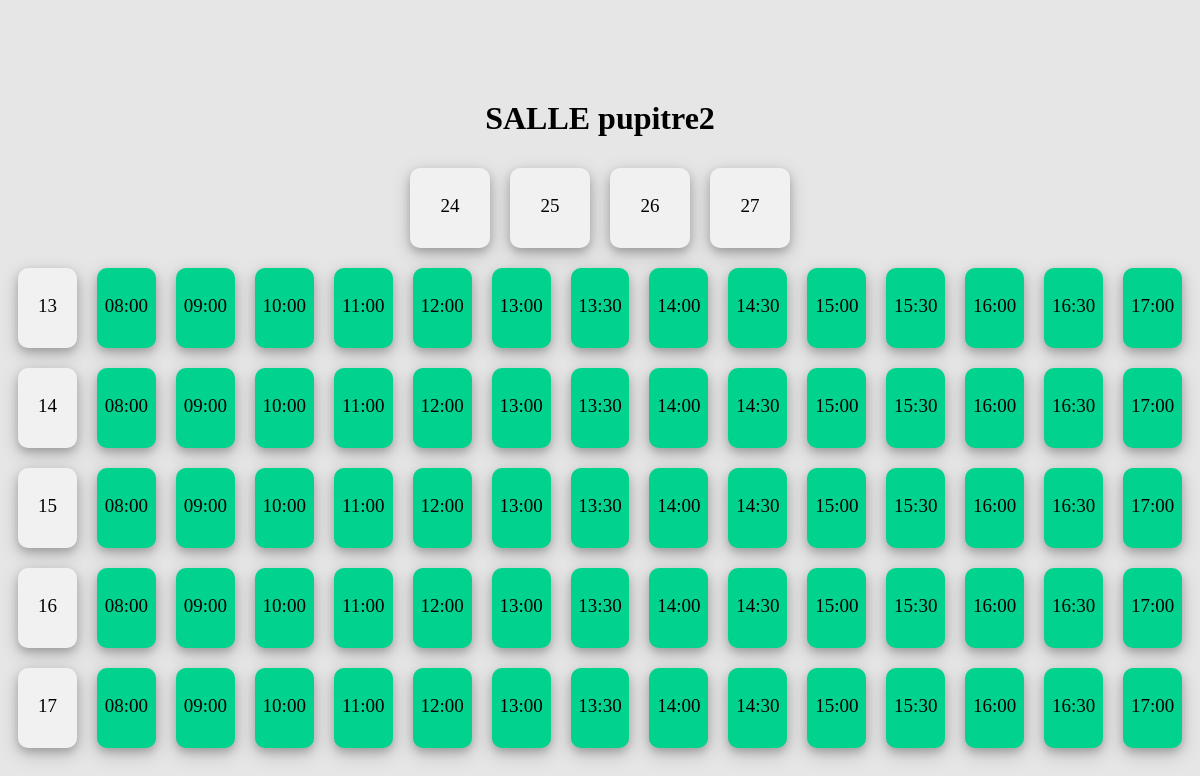
/salle.php?nomsalle=pupitre2&semaine=24, run on the app's committed database.
### tables this page shows
CREATE TABLE IF NOT EXISTS `semaines` (
  `IdSemaine` int(11) NOT NULL AUTO_INCREMENT,
  `NumSemaine` int(2) NOT NULL,
  `Du` date DEFAULT NULL,
  `Au` date DEFAULT NULL,
  PRIMARY KEY (`IdSemaine`)
);

CREATE TABLE IF NOT EXISTS `heures` (
  `LigneHeure` int(11) NOT NULL AUTO_INCREMENT,
  `De` varchar(5) NOT NULL,
  `A` varchar(5) NOT NULL,
  `Ordre` int(11) NOT NULL,
  `Background` varchar(255) DEFAULT '#B3F5BE',
  `etat` varchar(255) DEFAULT 'libre',
  PRIMARY KEY (`LigneHeure`)
);

### salle.php (the view, shortened to what this page needs)
<?php
try
{
    $bdd = new PDO('mysql:host=localhost;dbname=pupiv', 'root','', array(
		PDO::MYSQL_ATTR_INIT_COMMAND => "SET NAMES utf8"));
	$bdd->setAttribute(PDO::ATTR_ERRMODE, PDO::ERRMODE_EXCEPTION);
}
catch(Exception $e)
{
        die('Erreur : '.$e->getMessage());
}
$semaineencours = $bdd->query('SELECT * FROM parametres WHERE NomParam="SemaineEnCours"');
$dsemaineencours = $semaineencours->fetch();
$aff_sem_restante = $dsemaineencours['Valeur']-1;
?>
<html>
	<head>
		<link rel="stylesheet" href="style.css"/>
	</head>
	<body>
		<h1 class="hello">SALLE <?php echo $_GET['nomsalle']?></h1>
		<div class="flex-containersemaine">
		<?php
		$semaines = $bdd->query('SELECT * FROM semaines WHERE NumSemaine>"'.$aff_sem_restante.'"');
		while($dsemaines = $semaines->fetch()){
		?>
			<div onclick="window.location.href='salle.php?nomsalle=<?php echo $_GET['nomsalle']?>&semaine=<?php echo $dsemaines['NumSemaine']?>'"><?php echo $dsemaines['NumSemaine']?></div>
		<?php
		}
		?>
		</div>
		<?php
		$affdate = $bdd->query('SELECT * FROM semaines WHERE NumSemaine = "'.$_GET['semaine'].'"');
		$daffdate = $affdate->fetch();
		$day = 0 ;
		while($day < 5){
		?>
		<div class="flex-containersemaine">
			<div>
			<?php
				$jour = $daffdate['Du'];
				$dec = date('Y-m-d', strtotime($jour. ' + '.$day.' days'));
				echo date('d', strtotime($jour. ' + '.$day.' days'));
			?>
			</div>
			<?php
$creneau = $bdd->query('SELECT * FROM heures');
while($dcreneau = $creneau->fetch()){
	$heuredebut = $dcreneau['De'];
	$heurefin = $dcreneau['A'];
			$existcreneau = $bdd->query('SELECT count(*) as "dispo" FROM reservations WHERE Date = "'.$dec.'" AND Debut="'.$heuredebut.'" AND Fin="'.$heurefin.'" AND salle="'.$_GET['nomsalle'].'"');
			$dexistcreneau = $existcreneau->fetch();
			if($dexistcreneau['dispo']=="0"){
			?>
				<div style="background-color:#01d28e"><?php echo $heuredebut?></div>
			<?php
			}
			?>
			<?php
}
		?>
		</div>
		<?php
		$day = $day+1;
		}
		?>
	</body>
</html>

### style.css (style rules this page uses)
body { background-color:#E6E6E6; }
.hello { text-align:center; margin-top:100px; }
.flex-containersemaine { display: flex; justify-content: center; }
.flex-containersemaine > div { cursor:pointer; background-color: #f1f1f1; width: 80px; margin: 10px; height:80px; text-align: center; line-height: 75px; font-size: 19px; border-radius:10px; box-shadow: 0 4px 8px 0 rgba(0, 0, 0, 0.2), 0 6px 20px 0 rgba(0, 0, 0, 0.19); }

### data on the page
semaines: NumSemaine "24", Du "13", Du "14", Du "15", Du "16", Du "17"
semaines: NumSemaine "25"
semaines: NumSemaine "26"
semaines: NumSemaine "27"
heures: De "08:00"
heures: De "09:00"
heures: De "10:00"
heures: De "11:00"
heures: De "12:00"
heures: De "13:00"
heures: De "13:30"
heures: De "14:00"
heures: De "14:30"
heures: De "15:00"
heures: De "15:30"
heures: De "16:00"
heures: De "16:30"
heures: De "17:00"

### other printed values
$_GET['nomsalle'] "pupitre2"
